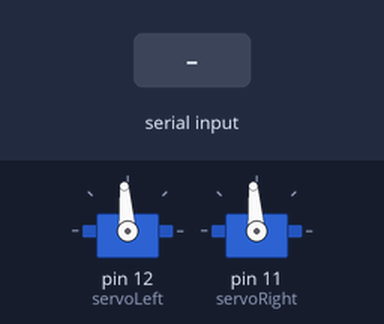
Bench run of a sketch on a simulated Arduino Uno, built with avr-gcc and run on an emulated ATmega328P. Parts: 2 × servo. The inputs (shaded band) are chosen by the test bench.

Above: at 1.2 s.
1.3 s: byte 30 received over Serial
At 2.0 s:
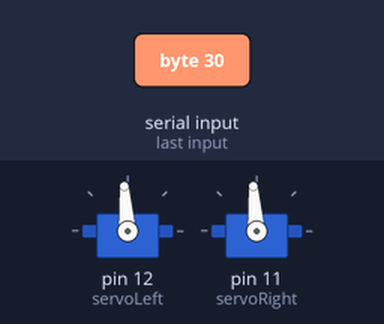
2.9 s: byte 90 received over Serial
At 3.02 s:
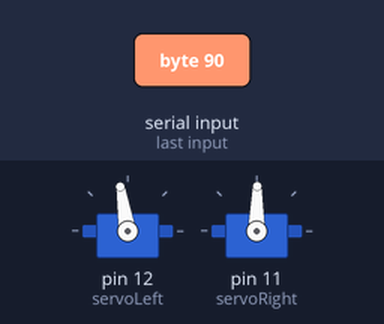
Timing chart, 0 to 5.9 s (numbered marks = the images above; inputs shaded):
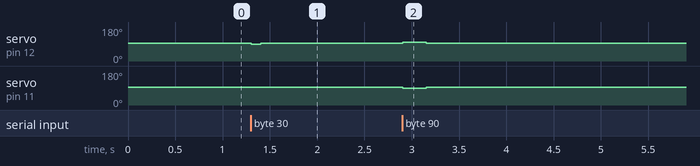

The sketch:

followLaser_1.ino
```cpp
#include <Servo.h>

#define MIDDLE 160
#define RANGE  50
Servo servoLeft;
Servo servoRight;
int x = 0;

void setup()
{
  Serial.begin(9600);
  servoLeft.attach(12);
  servoRight.attach(11);
  servoLeft.writeMicroseconds(1510);
  servoRight.writeMicroseconds(1510);
}

void turnLeft(){
           servoLeft.writeMicroseconds(1460);
           servoRight.writeMicroseconds(1510);
           delay(100);
}
void turnRight(){
           servoLeft.writeMicroseconds(1510);
           servoRight.writeMicroseconds(1560);
           delay(100);
}
void shortForward(){
           servoLeft.writeMicroseconds(1560);
           servoRight.writeMicroseconds(1460);
           delay(250);
}
void stayput(){
           servoLeft.writeMicroseconds(1510);
           servoRight.writeMicroseconds(1510);
           delay(100);
}
void loop()
{
  if ( Serial.available() > 0 ){
       x = Serial.read();
       x = x + 32;
       if (x> ( MIDDLE + RANGE)){
           turnRight();
       }
       else if (x < ( MIDDLE - RANGE )){
           turnLeft();
       }
       else{
           shortForward();
       }
  }
  else{
       stayput();
  }
}
```

Measured:
- after the input at 1.3 s, servo on pin 12 (servoLeft): 94° → 89° at once, → 94° 0.10 s later
- after the input at 2.9 s, servo on pin 12 (servoLeft): 94° → 99° at once, → 94° 0.25 s later; servo on pin 11 (servoRight): 94° → 89° at once, → 94° 0.25 s later
